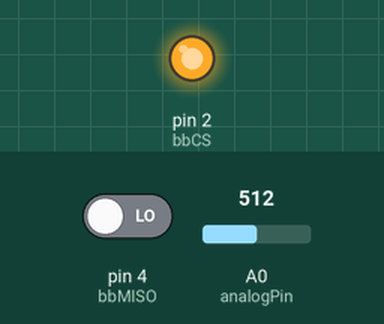
A sketch run on a simulated Arduino Uno, built with avr-gcc and run on an emulated ATmega328P. Shown: output pins drawn as LEDs (lit = HIGH). The test bench sets the inputs (shaded band); at power-on: pin 4 (bbMISO) LOW, A0 (analogPin) = 512. Pins used as bus, display or sensor lines are not drawn; what the sketch prints to the serial monitor is not drawn.

Above: at 0.1 s.
Timing chart, 0 to 1.6 s (numbered marks = the images above):
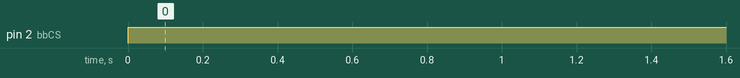

The sketch:

MCP3008_bitbang.ino
```cpp
// pin numbers for the bit banged SPI pins
#define bbSCK 5
#define bbMISO 4
#define bbMOSI 3
#define bbCS 2

// for checking the read value with analogRead
#define analogPin A0

#define usDelay 25

void setup() {
  // put your setup code here, to run once:
  pinMode(bbSCK, OUTPUT);
  pinMode(bbMISO, INPUT);
  pinMode(bbMOSI, OUTPUT);
  pinMode(bbCS, OUTPUT);

  Serial.begin(9600);
  while (!Serial) {
    ;
  }

  reset();
}

void loop() {
  // put your main code here, to run repeatedly:

  // read value using our function
  int res = bbReadValue();
  Serial.print("Bit banging value: ");
  Serial.println(res);

  // read value using built-in analog reading hardware
  int aRead = analogRead(analogPin);
  Serial.print("Analog read value: ");
  Serial.println(aRead);
  Serial.println("");

  //wait one second before reading again
  delay(1000);
}

/*
 * Set all pin outputs to starting positions (disable chip)
 */
void reset() {
  digitalWrite(bbCS, HIGH); //chip select off
  digitalWrite(bbSCK, HIGH); //start high
  digitalWrite(bbMOSI, LOW); //high is start, so set low
}

/*
 * Read a value - using bit banging!
 */
int bbReadValue() {
  int value = 0; //store the read value here
  int readBit; //store the last read bit here

  // initiate communication
  digitalWrite(bbCS, LOW);

  digitalWrite(bbSCK, LOW); //rising edge - change Din
  digitalWrite(bbMOSI, HIGH); //start bit
  delayMicroseconds(usDelay);
  digitalWrite(bbSCK, HIGH); //rising edge - chip latches Din
  delayMicroseconds(usDelay);

  // single/diff bit
  digitalWrite(bbSCK, LOW);
  digitalWrite(bbMOSI, HIGH); //single/diff bit, 1 = single
  delayMicroseconds(usDelay);
  digitalWrite(bbSCK, HIGH);
  delayMicroseconds(usDelay);

  // address D2-D0 + sampling cycle
  for (int i = 3; i >= 0; i--) {
    digitalWrite(bbSCK, LOW);
    digitalWrite(bbMOSI, LOW); //bit #2, #1, #0 of address
    delayMicroseconds(usDelay);
    digitalWrite(bbSCK, HIGH);
    delayMicroseconds(usDelay);
  }

  // null bit + D9 through D0
  for (int i = 10; i >= 0; i--) {
    digitalWrite(bbSCK, LOW);
    delayMicroseconds(usDelay);
    digitalWrite(bbSCK, HIGH);
    readBit = digitalRead(bbMISO);
    value = value << 1;
    value += readBit;
    delayMicroseconds(usDelay);
  }

  reset();
  return value;
}
```

Measured:
- by itself, pin 2 (bbCS): LOW → HIGH at 0.00 s
